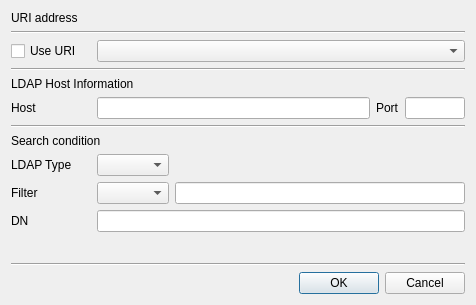
<?xml version="1.0" encoding="UTF-8"?>
<ui version="4.0">
 <class>GetLDAPDlg</class>
 <widget class="QDialog" name="GetLDAPDlg">
  <property name="geometry">
   <rect>
    <x>0</x>
    <y>0</y>
    <width>476</width>
    <height>305</height>
   </rect>
  </property>
  <property name="windowTitle">
   <string>get data from ldap</string>
  </property>
  <layout class="QVBoxLayout" name="verticalLayout">
   <item>
    <widget class="QLabel" name="label">
     <property name="text">
      <string>URI address</string>
     </property>
    </widget>
   </item>
   <item>
    <widget class="Line" name="line_4">
     <property name="orientation">
      <enum>Qt::Horizontal</enum>
     </property>
    </widget>
   </item>
   <item>
    <layout class="QGridLayout" name="gridLayout">
     <property name="topMargin">
      <number>0</number>
     </property>
     <item row="0" column="0">
      <widget class="QCheckBox" name="mUseURICheck">
       <property name="maximumSize">
        <size>
         <width>80</width>
         <height>16777215</height>
        </size>
       </property>
       <property name="text">
        <string>Use URI</string>
       </property>
      </widget>
     </item>
     <item row="0" column="1">
      <widget class="QComboBox" name="mURICombo"/>
     </item>
    </layout>
   </item>
   <item>
    <widget class="Line" name="line">
     <property name="orientation">
      <enum>Qt::Horizontal</enum>
     </property>
    </widget>
   </item>
   <item>
    <widget class="QLabel" name="label_2">
     <property name="text">
      <string>LDAP Host Information</string>
     </property>
    </widget>
   </item>
   <item>
    <layout class="QGridLayout" name="gridLayout_2">
     <property name="topMargin">
      <number>0</number>
     </property>
     <item row="0" column="2">
      <widget class="QLabel" name="label_4">
       <property name="text">
        <string>Port</string>
       </property>
      </widget>
     </item>
     <item row="0" column="0">
      <widget class="QLabel" name="label_3">
       <property name="minimumSize">
        <size>
         <width>80</width>
         <height>0</height>
        </size>
       </property>
       <property name="maximumSize">
        <size>
         <width>80</width>
         <height>16777215</height>
        </size>
       </property>
       <property name="text">
        <string>Host</string>
       </property>
      </widget>
     </item>
     <item row="0" column="1">
      <widget class="QLineEdit" name="mLDAPHostText"/>
     </item>
     <item row="0" column="3">
      <widget class="QLineEdit" name="mLDAPPortText">
       <property name="maximumSize">
        <size>
         <width>60</width>
         <height>16777215</height>
        </size>
       </property>
      </widget>
     </item>
    </layout>
   </item>
   <item>
    <widget class="Line" name="line_2">
     <property name="orientation">
      <enum>Qt::Horizontal</enum>
     </property>
    </widget>
   </item>
   <item>
    <widget class="QLabel" name="label_5">
     <property name="text">
      <string>Search condition</string>
     </property>
    </widget>
   </item>
   <item>
    <layout class="QGridLayout" name="gridLayout_3">
     <item row="0" column="1">
      <widget class="QComboBox" name="mSearchCombo"/>
     </item>
     <item row="0" column="0">
      <widget class="QLabel" name="label_8">
       <property name="minimumSize">
        <size>
         <width>80</width>
         <height>0</height>
        </size>
       </property>
       <property name="text">
        <string>LDAP Type</string>
       </property>
      </widget>
     </item>
     <item row="0" column="2">
      <spacer name="horizontalSpacer">
       <property name="orientation">
        <enum>Qt::Horizontal</enum>
       </property>
       <property name="sizeHint" stdset="0">
        <size>
         <width>40</width>
         <height>20</height>
        </size>
       </property>
      </spacer>
     </item>
    </layout>
   </item>
   <item>
    <layout class="QGridLayout" name="gridLayout_4">
     <item row="0" column="0">
      <widget class="QLabel" name="label_6">
       <property name="minimumSize">
        <size>
         <width>80</width>
         <height>0</height>
        </size>
       </property>
       <property name="text">
        <string>Filter</string>
       </property>
      </widget>
     </item>
     <item row="0" column="1">
      <widget class="QComboBox" name="mFilterCombo"/>
     </item>
     <item row="0" column="2">
      <widget class="QLineEdit" name="mFilterText"/>
     </item>
    </layout>
   </item>
   <item>
    <layout class="QGridLayout" name="gridLayout_5">
     <item row="0" column="0">
      <widget class="QLabel" name="label_7">
       <property name="minimumSize">
        <size>
         <width>80</width>
         <height>0</height>
        </size>
       </property>
       <property name="text">
        <string>DN</string>
       </property>
      </widget>
     </item>
     <item row="0" column="1">
      <widget class="QLineEdit" name="mDNText"/>
     </item>
    </layout>
   </item>
   <item>
    <spacer name="verticalSpacer">
     <property name="orientation">
      <enum>Qt::Vertical</enum>
     </property>
     <property name="sizeHint" stdset="0">
      <size>
       <width>20</width>
       <height>40</height>
      </size>
     </property>
    </spacer>
   </item>
   <item>
    <widget class="Line" name="line_3">
     <property name="orientation">
      <enum>Qt::Horizontal</enum>
     </property>
    </widget>
   </item>
   <item>
    <widget class="QDialogButtonBox" name="buttonBox">
     <property name="orientation">
      <enum>Qt::Horizontal</enum>
     </property>
     <property name="standardButtons">
      <set>QDialogButtonBox::Cancel|QDialogButtonBox::Ok</set>
     </property>
    </widget>
   </item>
  </layout>
 </widget>
 <tabstops>
  <tabstop>mUseURICheck</tabstop>
  <tabstop>mURICombo</tabstop>
  <tabstop>mLDAPHostText</tabstop>
  <tabstop>mLDAPPortText</tabstop>
  <tabstop>mSearchCombo</tabstop>
  <tabstop>mFilterCombo</tabstop>
  <tabstop>mFilterText</tabstop>
  <tabstop>mDNText</tabstop>
 </tabstops>
 <resources/>
 <connections>
  <connection>
   <sender>buttonBox</sender>
   <signal>accepted()</signal>
   <receiver>GetLDAPDlg</receiver>
   <slot>accept()</slot>
   <hints>
    <hint type="sourcelabel">
     <x>248</x>
     <y>254</y>
    </hint>
    <hint type="destinationlabel">
     <x>157</x>
     <y>274</y>
    </hint>
   </hints>
  </connection>
  <connection>
   <sender>buttonBox</sender>
   <signal>rejected()</signal>
   <receiver>GetLDAPDlg</receiver>
   <slot>reject()</slot>
   <hints>
    <hint type="sourcelabel">
     <x>316</x>
     <y>260</y>
    </hint>
    <hint type="destinationlabel">
     <x>286</x>
     <y>274</y>
    </hint>
   </hints>
  </connection>
 </connections>
</ui>
